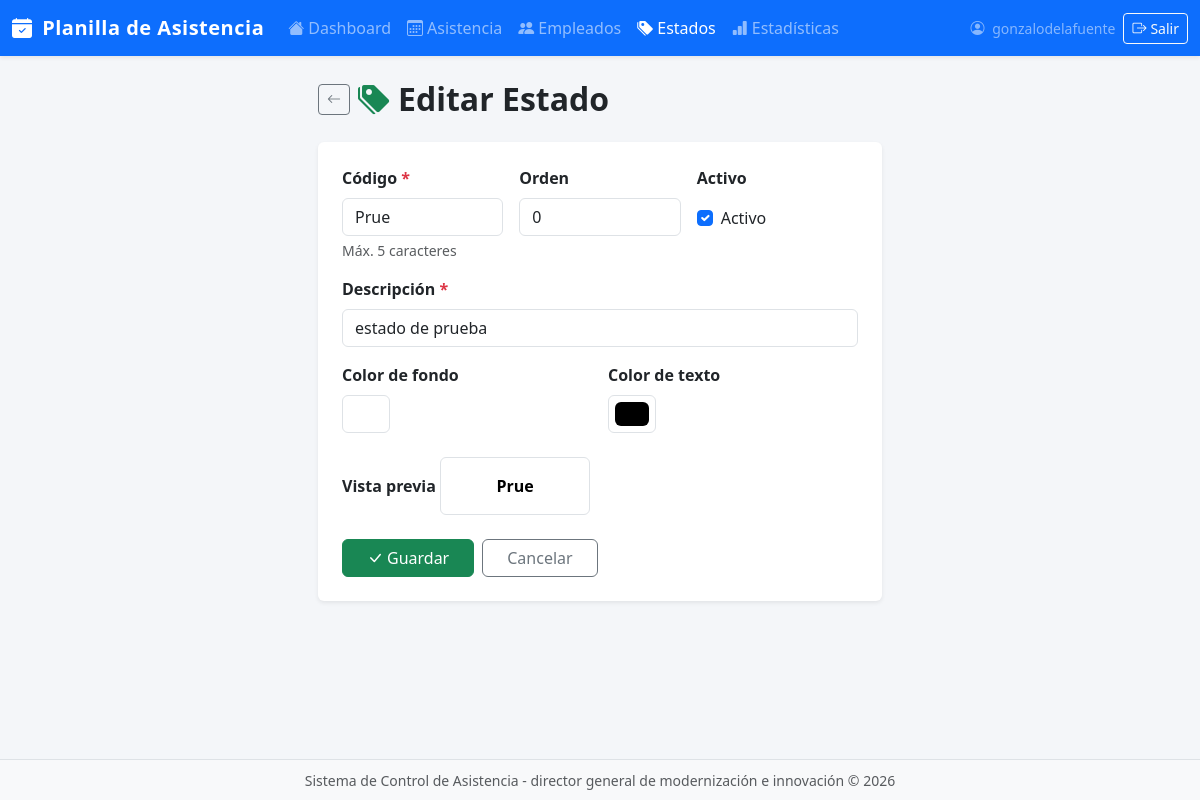
The app's page /estados/7/editar/ (signed in), older data.
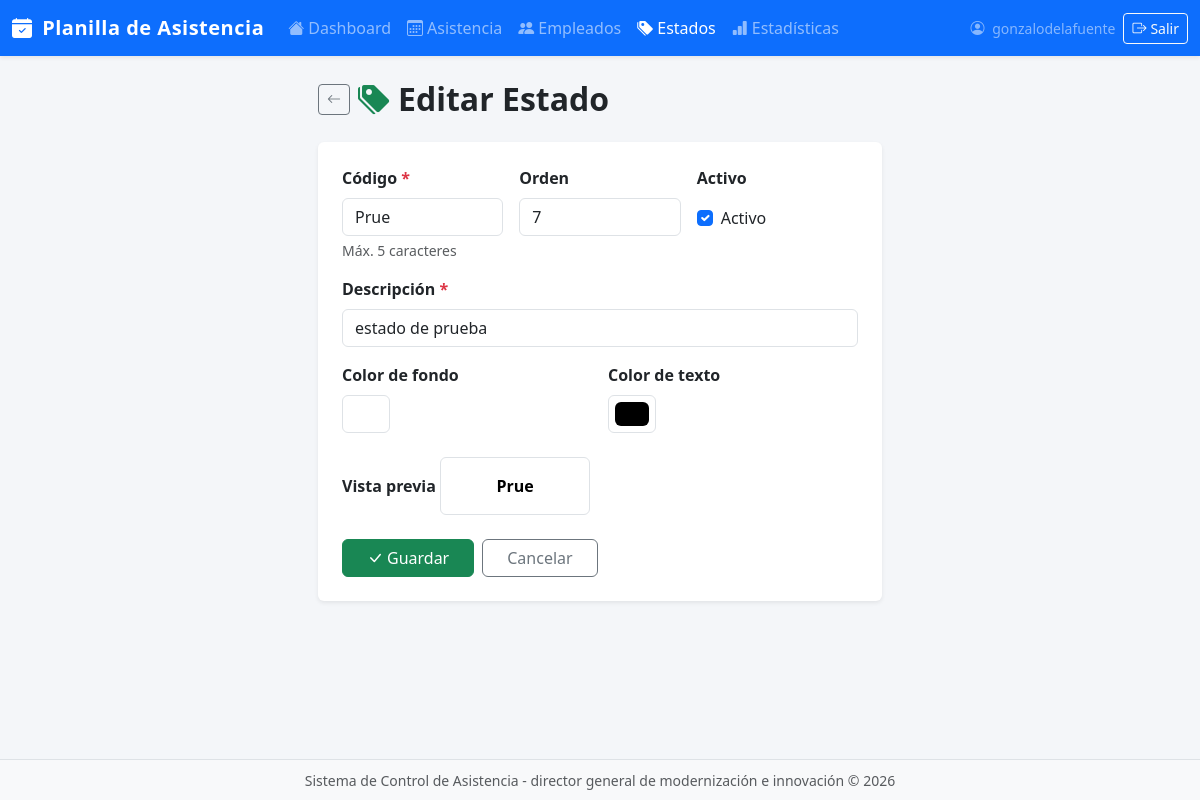
The same page, newer data.
### app/asistencia/models.py (models this page shows, shortened)
class EstadoAsistencia(models.Model):
    codigo = models.CharField(max_length=5, unique=True)
    descripcion = models.CharField(max_length=100)
    color_fondo = models.CharField(max_length=7, default="#FFFFFF")
    color_texto = models.CharField(max_length=7, default="#000000")
    orden = models.PositiveIntegerField(default=0)
    activo = models.BooleanField(default=True)
    created_at = models.DateTimeField(auto_now_add=True)
    updated_at = models.DateTimeField(auto_now=True)
    class Meta:
        ordering = ['orden', 'codigo']
        verbose_name = "Estado de Asistencia"
        verbose_name_plural = "Estados de Asistencia"

### app/asistencia/views.py (the view)
# urls.py: path('estados/<int:pk>/editar/', views.estados_editar, name='estados_editar'),
@login_required
def estados_editar(request, pk):
    estado = get_object_or_404(EstadoAsistencia, pk=pk)
    if request.method == 'POST':
        form = EstadoAsistenciaForm(request.POST, instance=estado)
        if form.is_valid():
            form.save()
            messages.success(request, 'Estado actualizado exitosamente.')
            return redirect('estados_lista')
    else:
        form = EstadoAsistenciaForm(instance=estado)
    return render(request, 'asistencia/estados/form.html', {
        'form': form,
        'titulo': 'Editar Estado',
        'estado': estado,
    })

### app/asistencia/forms.py
class EstadoAsistenciaForm(forms.ModelForm):
    class Meta:
        model = EstadoAsistencia
        fields = ['codigo', 'descripcion', 'color_fondo', 'color_texto', 'orden', 'activo']
        widgets = {
            'codigo': forms.TextInput(attrs={'class': 'form-control', 'placeholder': 'Ej: P, TA, AS'}),
            'descripcion': forms.TextInput(attrs={'class': 'form-control', 'placeholder': 'Ej: Presente'}),
            'color_fondo': forms.TextInput(attrs={'type': 'color', 'class': 'form-control form-control-color'}),
            'color_texto': forms.TextInput(attrs={'type': 'color', 'class': 'form-control form-control-color'}),
            'orden': forms.NumberInput(attrs={'class': 'form-control', 'min': 0}),
            'activo': forms.CheckboxInput(attrs={'class': 'form-check-input'}),
        }
        labels = {
            'codigo': 'Código',
            'descripcion': 'Descripción',
            'color_fondo': 'Color de fondo',
            'color_texto': 'Color de texto',
            'orden': 'Orden',
            'activo': 'Activo',
        }

### app/asistencia/templates/asistencia/estados/form.html (shortened to what this page needs)
{% extends 'asistencia/base.html' %}
{% block content %}
<div class="row justify-content-center">
  <div class="col-12 col-md-8 col-lg-6">
    <div class="d-flex align-items-center gap-2 mb-4">
      <a href="{% url 'estados_lista' %}" class="btn btn-sm btn-outline-secondary">
        <i class="bi bi-arrow-left"></i>
      </a>
      <h2 class="fw-bold mb-0">
        <i class="bi bi-tags-fill me-2 text-success"></i>{{ titulo }}
      </h2>
    </div>
    <div class="card border-0 shadow-sm">
      <div class="card-body p-4">
        <form method="post" novalidate>
          <div class="row g-3 mb-3">
            <div class="col-4">
              <label for="{{ form.codigo.id_for_label }}" class="form-label fw-semibold">
                Código <span class="text-danger">*</span>
              </label>
              {{ form.codigo }}
              <div class="form-text">Máx. 5 caracteres</div>
            </div>
            <div class="col-4">
              <label for="{{ form.orden.id_for_label }}" class="form-label fw-semibold">Orden</label>
              {{ form.orden }}
            </div>
            <div class="col-4 d-flex flex-column">
              <label class="form-label fw-semibold">Activo</label>
              <div class="form-check mt-2">
                {{ form.activo }}
                <label class="form-check-label" for="{{ form.activo.id_for_label }}">Activo</label>
              </div>
            </div>
          </div>
          <div class="mb-3">
            <label for="{{ form.descripcion.id_for_label }}" class="form-label fw-semibold">
              Descripción <span class="text-danger">*</span>
            </label>
            {{ form.descripcion }}
          </div>
          <div class="row g-3 mb-4">
            <div class="col-6">
              <label for="{{ form.color_fondo.id_for_label }}" class="form-label fw-semibold">
                Color de fondo
              </label>
              <div class="d-flex align-items-center gap-2">
                {{ form.color_fondo }}
              </div>
            </div>
            <div class="col-6">
              <label for="{{ form.color_texto.id_for_label }}" class="form-label fw-semibold">
                Color de texto
              </label>
              <div class="d-flex align-items-center gap-2">
                {{ form.color_texto }}
              </div>
            </div>
          </div>
          <div class="mb-4">
            <label class="form-label fw-semibold">Vista previa</label>
            <div class="p-3 rounded border" id="preview-box" style="font-weight: 600; font-size: 1rem; display: inline-block; min-width: 150px; text-align: center;">
            </div>
          </div>
          <div class="d-flex gap-2">
            <button type="submit" class="btn btn-success px-4">
              <i class="bi bi-check-lg me-1"></i>Guardar
            </button>
            <a href="{% url 'estados_lista' %}" class="btn btn-outline-secondary px-4">
              Cancelar
            </a>
          </div>
        </form>
      </div>
    </div>
  </div>
</div>
{% endblock %}

Row changes from the older to the newer data that the page shows:
changed EstadoAsistencia "Prue": orden "0" → "7"
